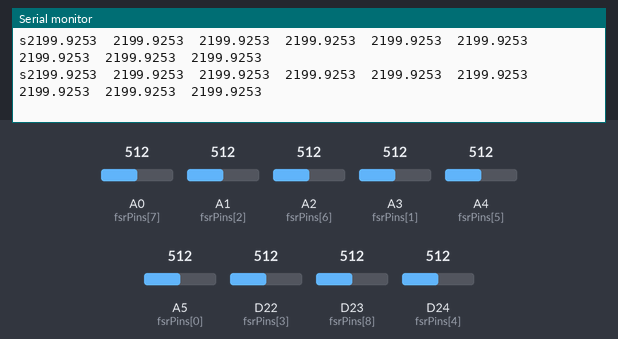
Simulated run of this sketch. Board: Arduino Zero (SAMD21). Shown: the last lines printed to the serial monitor. Inputs (shaded band) come from the test bench; at power-on: A1 (fsrPins[2]) = 512, A0 (fsrPins[7]) = 512, A2 (fsrPins[6]) = 512, A3 (fsrPins[1]) = 512, A4 (fsrPins[5]) = 512, A5 (fsrPins[0]) = 512, D22 (fsrPins[3]) = 512, D23 (fsrPins[8]) = 512, D24 (fsrPins[4]) = 512 (analog values on the 0–1023 scale).

Above: at 2.7 s.
2.8 s: A1 (fsrPins[2]) set to 193
At 3.5 s:
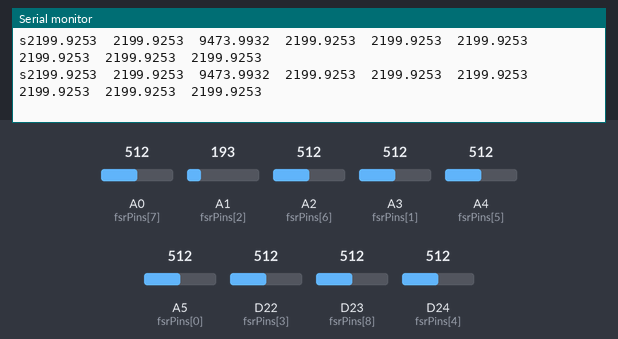
4.3 s: A1 (fsrPins[2]) set to 178
At 5.1 s:
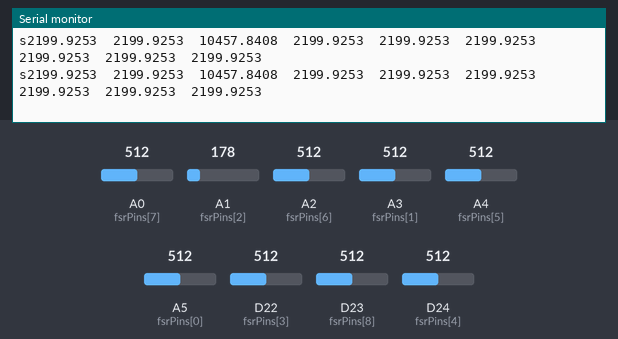
Timing chart, 0 to 7.3 s (numbered marks = the images above; inputs shaded):
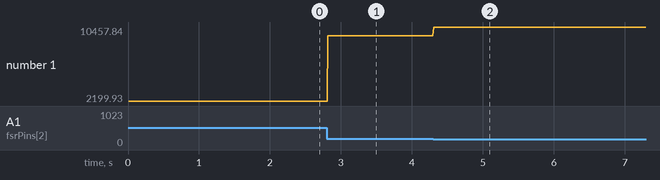

The sketch:

fsr_serial.ino
```cpp
//From the bildr article http://bildr.org/2012/11/flexiforce-arduino/

// int fsrPins[9] = {A0,A1,A2,A3,A4,A5,A8,A9,A10}; //analog pin 0
int fsrPins[9] = {A5,A3,A1,A8,A10,A4,A2,A0,A9}; //analog pin for Left

float resistor = 2201.0;
float Vin = 3.3;
String measurements = "";

void setup(){
  Serial.begin(9600);
  analogReadResolution(12);
}

void loop(){
  measurements = "s";
  for (int fsrPin=0; fsrPin < 9; fsrPin++)
  {
    int fsrReading = analogRead(fsrPins[fsrPin]);
    float Vout = fsrReading * (3.3 / 4095.0);
    float resistance = resistor*(Vin/Vout-1);
    if (isinf(resistance) | (resistance>10000000.0))
    {
      resistance = 10000000.0;
    }
    measurements += String(resistance,4) +"\t";
    // measurements += String(fsrReading) +"\t";
    delay(1); // give delay between analog reads
  }

  // print out the value you read:
  Serial.println(measurements);
  // delay(10); //100Hz
}
```

Measured:
- after the input at 2.8 s, the serial monitor: prints a new line at once (image 1)
- after the input at 4.3 s, the serial monitor: prints a new line at once (image 2)
- plotted number 1: 2199.93 → 9473.99 after the input at 2.8 s, 9473.99 → 10457.84 after the input at 4.3 s
